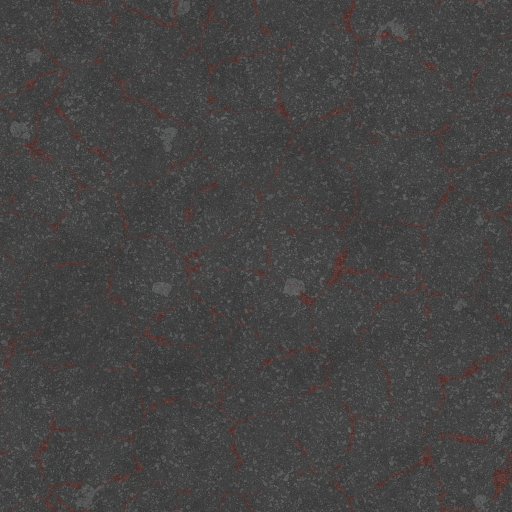
#> input picture Art/ambientcg/Asphalt012.jpg, 1024 x 1024 px (shown at 1/2 size); its folder holds only this picture in this run
$ python textures.py
#> lines starting #> are read from the running program, lines starting #| are printed output that depends on the picture
#!/usr/bin/env python3
"""
Makes the ground and road textures the game loads, from the photo scans in Art/ambientcg/.

A scan covers only a couple of meters, which from the height the game is seen from would
average out to one flat color. So each texture here repeats its scan small, for the detail
you see zoomed in, and lays a faint, slow change of tone over it so the repeat does not
show from further off. Everything is new: fresh dark asphalt, clean concrete, even green grass.

The colors are the ones meant to reach the screen. The game's sun and sky light are set so
that flat ground in the open shows a texture at about its own brightness (LabApp.SetUpScene).

    python3 Tools/BakeArt/textures.py                 write the textures
    python3 Tools/BakeArt/textures.py preview.png     also draw a sample of each, and a mock-up of a road

The files are written as JPEG data with the ending .bytes, so that Unity hands them over
untouched and the game decodes them itself (ArtKit.Photo). Needs numpy and Pillow.
"""
import os
import sys

import numpy as np
from PIL import Image

ROOT = os.path.dirname(os.path.dirname(os.path.dirname(os.path.abspath(__file__))))
SRC = os.path.join(ROOT, "Art", "ambientcg")
OUT = os.path.join(ROOT, "Assets", "Resources", "Art")
rng = np.random.default_rng(7)


def scan(name, size):
    """A scan, resized, as numbers from 0 to 1."""
#> called with name = 'Asphalt012', size = 128
    return np.asarray(Image.open(os.path.join(SRC, name + ".jpg")).convert("RGB").resize((size, size), Image.LANCZOS), dtype=np.float32) / 255


def tiled(image, times):
#> called with times = 16
    return np.tile(image, (times, times, 1))
#> returned value: shape (2048, 2048, 3) float32


def hills(size, cycles, seed):
    """Smooth random hills from 0 to 1 that repeat at the edges, so the texture tiles."""
    r = np.random.default_rng(seed)
    grid = r.random((cycles, cycles)).astype(np.float32)
    big = Image.fromarray((np.tile(grid, (3, 3)) * 255).astype(np.uint8)).resize((size * 3, size * 3), Image.BICUBIC)
    out = np.asarray(big, dtype=np.float32)[size:2 * size, size:2 * size] / 255
    return (out - out.min()) / max(out.max() - out.min(), 1e-6)


# [5 lines left out: function save, not called in this run]


def toned(image, color, contrast):
    """A picture moved to an average color, keeping its detail at the given strength."""
#> called with color = (57, 59, 63), contrast = 0.42
    gray = image.mean(axis=2, keepdims=True)
    return np.asarray(color, np.float32) / 255 * (1 + (gray - gray.mean()) / gray.mean() * contrast)
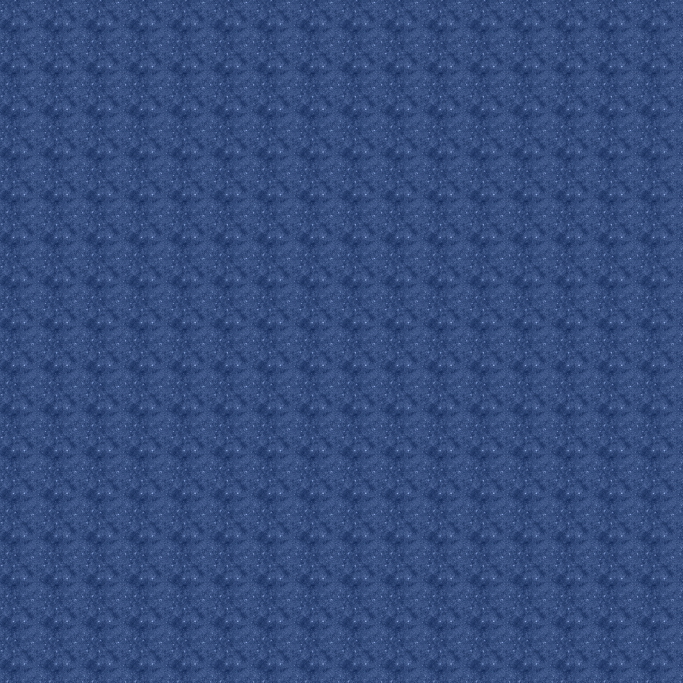
#> returned value: shape (2048, 2048, 3) float32 (shown at 1/3 size); mean of channels 0, 1, 2 0.229, 0.238, 0.249; drawn with min black and max white


def asphalt(size=2048):
    """64 m of newly laid road: the scan sixteen times across, dark and even."""
    stone = scan("Asphalt012", size // 16)
    # The scan has red paint in it; keep its grain, drop its color. Fresh asphalt is fine and close-grained.
    base = toned(tiled(stone, 16), (57, 59, 63), 0.42)
    tone = (hills(size, 5, 1) - 0.5) * 0.035 + (hills(size, 23, 2) - 0.5) * 0.02
#> in hills, `big = Image.fromarray((np.tile(grid, (3, 3)) * 255).astype(np.uint8))...`:
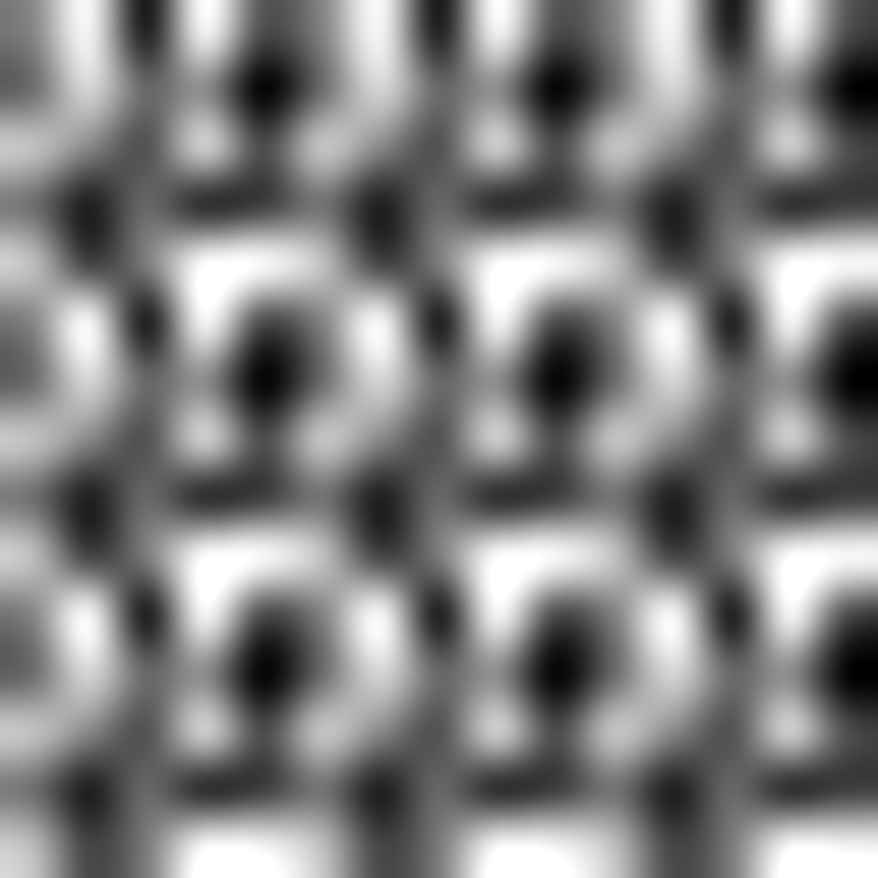
#> big: PIL image 6144x6144 L (shown at 1/7 size); min 0, max 255, mean 129.3
#> in hills, `out = np.asarray(big, dtype=np.float32)[size:2 * size, size:2 * size] ..`:
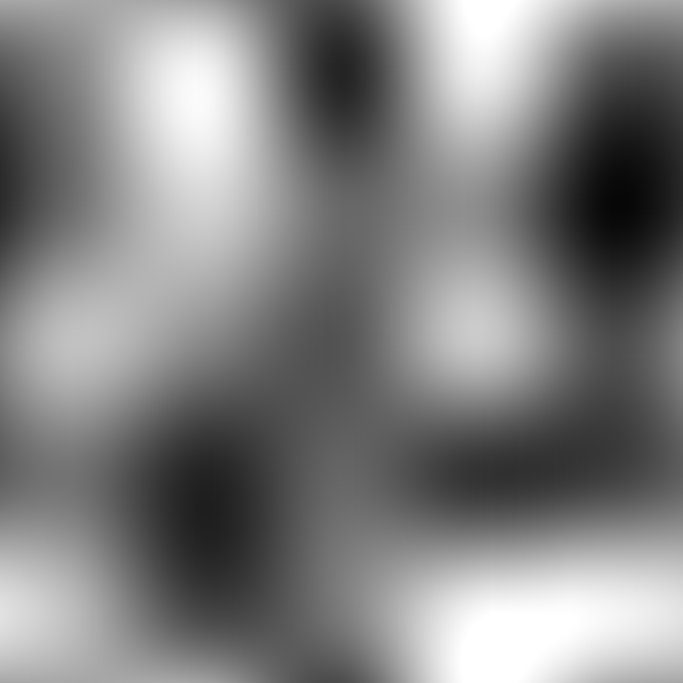
#> out: shape (2048, 2048) float32 (shown at 1/3 size); min 0.0275, max 1, mean 0.507
#> call 2 of hills, with size = 2048, cycles = 23, seed = 2
#> in hills (call 2), `grid = r.random((cycles, cycles)).astype(np.float32)`:
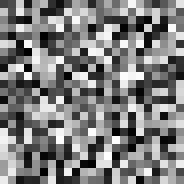
#> grid: shape (23, 23) float32 (shown 8 times larger); min 0.00319, max 1, mean 0.493
#> in hills (call 2), `big = Image.fromarray((np.tile(grid, (3, 3)) * 255).astype(np.uint8))...`:
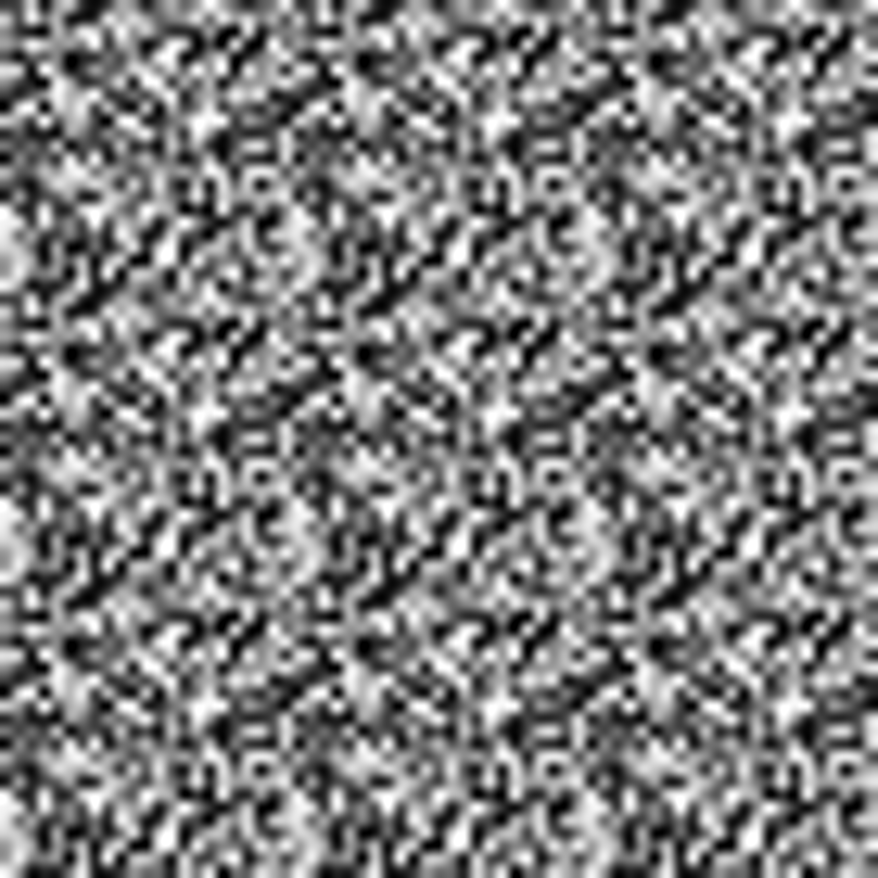
#> big: PIL image 6144x6144 L (shown at 1/7 size); min 0, max 255, mean 125.2
#> in hills (call 2), `out = np.asarray(big, dtype=np.float32)[size:2 * size, size:2 * size] ..`:
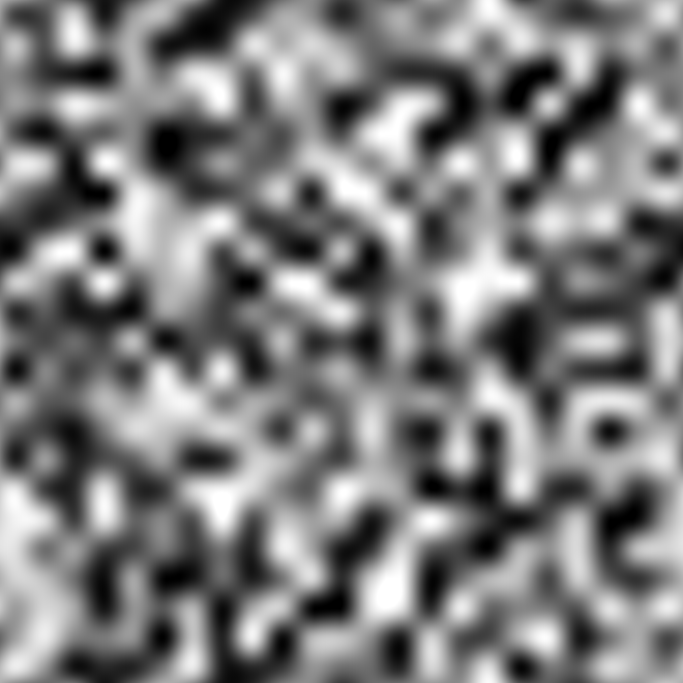
#> out: shape (2048, 2048) float32 (shown at 1/3 size); min 0, max 1, mean 0.491
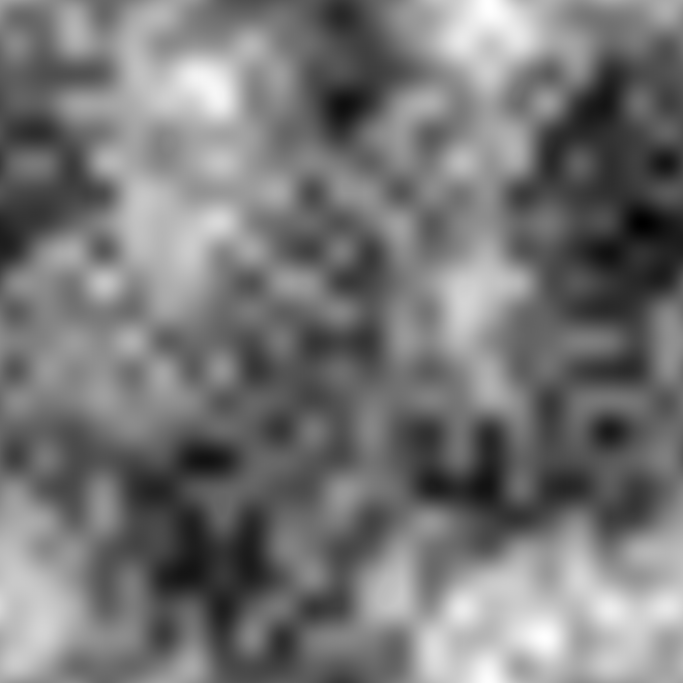
#> tone: shape (2048, 2048) float32 (shown at 1/3 size); min -0.0248, max 0.0274, mean -0.000424; drawn with min black and max white
    return base * (1 + tone)[:, :, None]
#> returned value: shape (2048, 2048, 3) float32


def ground(size=2048):
    """128 m of open ground: one even, well-kept green, with only a slow drift of light and shade across it."""
    lawn = tiled(scan("Grass004", size // 16), 16)
    # Keep the blades, at a gentler strength, in the green the game wants.
    gray = lawn.mean(axis=2, keepdims=True)
    detail = (gray - gray.mean()) / gray.mean()
    image = np.array([101, 157, 72], np.float32) / 255 * (1 + detail * 0.5)
    # A little of the scan's own color, so blades differ in hue and not only in brightness.
    hue = lawn / np.maximum(gray, 1e-3)
    hue = hue / hue.reshape(-1, 3).mean(axis=0)
    image = image * (1 + (hue - 1) * 0.35)
    drift = (hills(size, 4, 15) - 0.5) * 0.07 + (hills(size, 13, 16) - 0.5) * 0.04
    return image * (1 + drift)[:, :, None]


# [101 lines left out: functions sidewalk, gravel, foliage, mock, not called in this run]


def main():
    parts = [asphalt(), ground(), sidewalk(), gravel(), foliage()]
    names = ["asphalt", "ground", "sidewalk", "gravel", "foliage"]
    for name, image in zip(names, parts):
        path = save(name, image, 90 if name == "ground" else 88)
        print("%-9s %4d px  %7d bytes  mean %s" % (name, image.shape[0], os.path.getsize(path), np.round(image.reshape(-1, 3).mean(axis=0) * 255)))
    if len(sys.argv) > 1:
        mock(sys.argv[1], parts)


if __name__ == "__main__":
#> (the run stopped early here; a loop or call above may not have finished)
